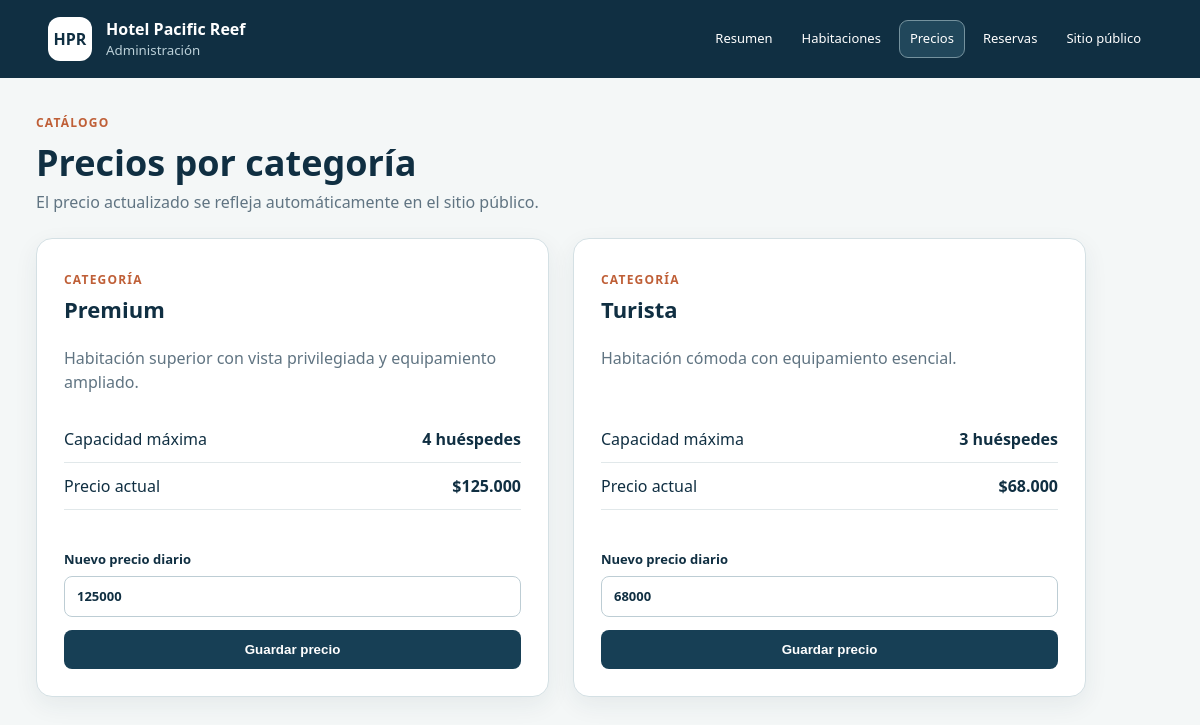
The page /admin/prices.php on the database its author committed.
### tables this page shows
CREATE TABLE room_types (
    id BIGINT UNSIGNED AUTO_INCREMENT PRIMARY KEY,
    name VARCHAR(80) NOT NULL UNIQUE,
    description VARCHAR(500) NOT NULL,
    base_price DECIMAL(12, 2) NOT NULL,
    max_guests TINYINT UNSIGNED NOT NULL,
    created_at TIMESTAMP NOT NULL DEFAULT CURRENT_TIMESTAMP,
    CONSTRAINT chk_room_type_price CHECK (base_price > 0),
    CONSTRAINT chk_room_type_capacity CHECK (max_guests > 0)
);

### src/Database/Connection.php (called while the page is built, shortened)
<?php
final class Connection
{
    public static function create(): PDO
    {
        $projectRoot = dirname(__DIR__, 2);
        $configFile = $projectRoot . '/config/database.php';
        $config = require (is_file($configFile)
            ? $configFile
            : $projectRoot . '/config/database.example.php');
        $dsn = sprintf(
            'mysql:host=%s;port=%d;dbname=%s;charset=%s',
            $config['host'],
            $config['port'],
            $config['database'],
            $config['charset']
        );
        return new PDO($dsn, $config['username'], $config['password'], [
            PDO::ATTR_ERRMODE => PDO::ERRMODE_EXCEPTION,
            PDO::ATTR_DEFAULT_FETCH_MODE => PDO::FETCH_ASSOC,
            PDO::ATTR_EMULATE_PREPARES => false,
        ]);
    }
}

### config/database.example.php (called while the page is built, shortened)
<?php
return [
    'host' => getenv('DB_HOST') ?: '127.0.0.1',
    'port' => (int) (getenv('DB_PORT') ?: 3306),
    'database' => getenv('DB_NAME') ?: 'hotel_pacific_reef',
    'username' => getenv('DB_USER') ?: 'root',
    'password' => getenv('DB_PASSWORD') ?: '',
    'charset' => 'utf8mb4',
];

### src/Repositories/RoomRepository.php (called while the page is built, shortened)
<?php
final class RoomRepository
{
    public function roomTypes(): array
    {
        return $this->pdo->query('SELECT id, name, description, base_price, max_guests FROM room_types ORDER BY name')->fetchAll();
    }
}

### public/admin/prices.php (the view, shortened to what this page needs)
<?php
require dirname(__DIR__, 2) . '/src/Database/Connection.php';
require dirname(__DIR__, 2) . '/src/Repositories/RoomRepository.php';
function escape(string $value): string { return htmlspecialchars($value, ENT_QUOTES, 'UTF-8'); }
$types = [];
try {
    $repository = new RoomRepository(Connection::create());
    $types = $repository->roomTypes();
} catch (Throwable $exception) { $error = $exception->getMessage(); }
?>
<!DOCTYPE html><html lang="es"><head><link rel="stylesheet" href="../assets/css/admin.css"><link rel="stylesheet" href="../assets/css/responsive.css"></head><body>
<header class="admin-header"><div><span>HPR</span><div><strong>Hotel Pacific Reef</strong><small>Administración</small></div></div><nav aria-label="Navegación administrativa"><a href="index.php">Resumen</a><a href="rooms.php">Habitaciones</a><a class="active" href="prices.php">Precios</a><a href="reservations.php">Reservas</a><a href="../index.php">Sitio público</a></nav></header>
<main><section class="page-heading"><div><p>Catálogo</p><h1>Precios por categoría</h1><span>El precio actualizado se refleja automáticamente en el sitio público.</span></div></section>
<section class="price-grid"><?php foreach ($types as $type): ?><article class="panel price-card"><div class="panel-heading"><span>Categoría</span><h2><?= escape($type['name']) ?></h2></div><p><?= escape($type['description']) ?></p><dl><div><dt>Capacidad máxima</dt><dd><?= (int) $type['max_guests'] ?> huéspedes</dd></div><div><dt>Precio actual</dt><dd>$<?= number_format((float) $type['base_price'], 0, ',', '.') ?></dd></div></dl><form method="post"><input type="hidden" name="csrf_token" value="<?= escape($_SESSION['csrf_token']) ?>"><input type="hidden" name="id" value="<?= (int) $type['id'] ?>"><label>Nuevo precio diario<input type="number" name="price" min="1" step="1000" value="<?= (int) $type['base_price'] ?>" required></label><button type="submit">Guardar precio</button></form></article><?php endforeach; ?></section>
</main></body></html>

### public/assets/css/admin.css (style rules this page uses)
:root { font-family:"Segoe UI",Arial,sans-serif;color:#102f42;background:#f4f7f7;line-height:1.5 }
* { box-sizing:border-box }
body { margin:0 }
.admin-header { height:78px;background:#102f42;color:#fff;display:flex;align-items:center;justify-content:space-between;padding:0 max(4vw,32px) }
.admin-header>div { display:flex;align-items:center;gap:14px }
.admin-header>div>span { display:grid;place-items:center;width:44px;height:44px;border-radius:12px;background:#fff;color:#102f42;font-weight:800 }
.admin-header strong,.admin-header small { display:block }
.admin-header small { color:#bbd0d8 }
.admin-header a { color:#fff;text-decoration:none;border:1px solid #78919c;border-radius:9px;padding:9px 14px }
main { max-width:1500px;margin:auto;padding:36px }
.page-heading { display:flex;justify-content:space-between;align-items:end;margin-bottom:24px }
.page-heading p,.panel-heading span { margin:0;color:#bf5f37;font-weight:800;text-transform:uppercase;letter-spacing:.1em;font-size:12px }
.page-heading h1 { font-size:36px;margin:4px 0 0 }
.panel { background:#fff;border:1px solid #d4e0e4;border-radius:16px;box-shadow:0 8px 24px #17344712;overflow:hidden }
.panel-heading { position:relative;margin-bottom:20px }
.panel-heading h2 { margin:3px 0;font-size:22px }
label { display:block;font-size:13px;font-weight:700;margin:13px 0 }
input,select,textarea { display:block;width:100%;margin-top:6px;padding:10px 12px;border:1px solid #bdcdd4;border-radius:8px;font:inherit;background:#fff;color:#102f42 }
.admin-header nav { display:flex;gap:7px;align-items:center }
.admin-header nav a { border-color:transparent;padding:8px 10px;font-size:13px }
.admin-header nav a:hover,.admin-header nav a.active { border-color:#75929e;background:#21475b }
.page-heading>div>span { color:#607482 }
.price-grid { display:grid;grid-template-columns:repeat(2,minmax(0,1fr));gap:24px;max-width:1050px }
.price-card { padding:27px }
.price-card>p { min-height:48px;color:#607482 }
.price-card dl { margin:22px 0 }
.price-card dl div { display:flex;justify-content:space-between;gap:20px;padding:11px 0;border-bottom:1px solid #e1e8ea }
.price-card dt,.price-card dd { margin:0 }
.price-card dd { font-weight:750 }
.price-card form { padding-top:5px }
.price-card button,.search-form button,.status-form button { border:0;border-radius:8px;color:#fff;background:#173f55;font-weight:750;cursor:pointer }
.price-card button { width:100%;padding:12px }

### public/assets/css/responsive.css (style rules this page uses)
html, body { max-width: 100%; overflow-x: hidden; }
main, .overview > *, .reservation-layout > *, .admin-layout > *, .dashboard-grid > *, .panel { min-width: 0; }

### rows shown on the page
room_types: name "Premium", description "Habitación superior con vista privilegiada y equipamiento ampliado.", max_guests "4", base_price "125.000", price "125000"
room_types: name "Turista", description "Habitación cómoda con equipamiento esencial.", max_guests "3", base_price "68.000", price "68000"
